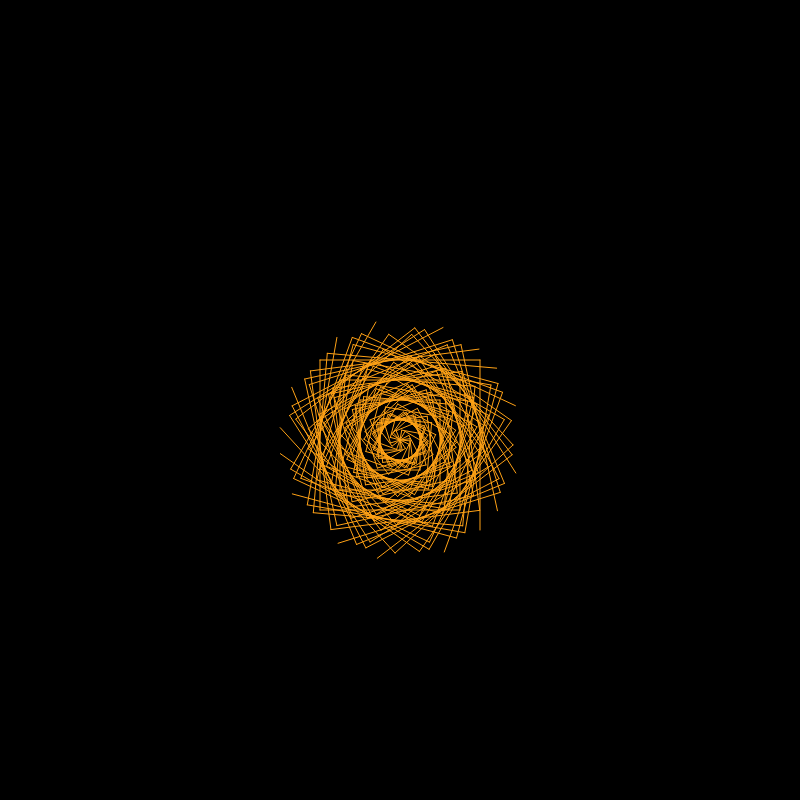
Frame 1 (no input)
Frame 2 (the mouse pressed at the canvas centre, redrawn once): identical to frame 1, image omitted

The p5.js sketch that drew this single still picture (run headless with seeded random() and noise() and a simulated clock; the mouse was pressed at the canvas centre and the sketch redrawn once):

// p5.js sketch
// ── sketch.js
const GOLDEN_ANGLE = 137.508;

const NUM_I = 16; 

const NUM_J = 18; 

let x, y; 

let anguloActual = 0; 

function setup() {

  // Lienzo y configuración inicial

  createCanvas(800, 800); 

  background("#000000"); // Black

  

  // Inicializar posición (ajustada al centro)

  x = width / 2;

  y = height / 2 + 40; 

  

  stroke("#FFA216"); // Color del Girasol

  strokeWeight(1); 

  noFill(); 

  

  // Ejecutar la lógica de los bucles

  for (let i = 0; i < NUM_I; i++) {

    

    let anguloBase = i * GOLDEN_ANGLE;

    

    for (let j = 0; j < NUM_J; j++) {

      

      let radio = 50 * j * 0.2;

      

      // Simulación de rotación acumulada

      let anguloDibujo = anguloBase + (j * 90); 

      

      let rad = radians(anguloDibujo);

      

      // Calcular el nuevo punto (simulando el movimiento de la tortuga)

      let endX = x + radio * cos(rad);

      let endY = y + radio * sin(rad);

      

      // Dibujar la línea

      line(x, y, endX, endY);

      

      // Actualizar la posición para el siguiente segmento

      x = endX;

      y = endY;

    }

    

    // Resetear la posición para el siguiente 'i'

    x = width / 2;

    y = height / 2 + 40; 

  }

  

  noLoop(); // Detener el dibujo

}

function draw() {

  // No se ejecuta

}
